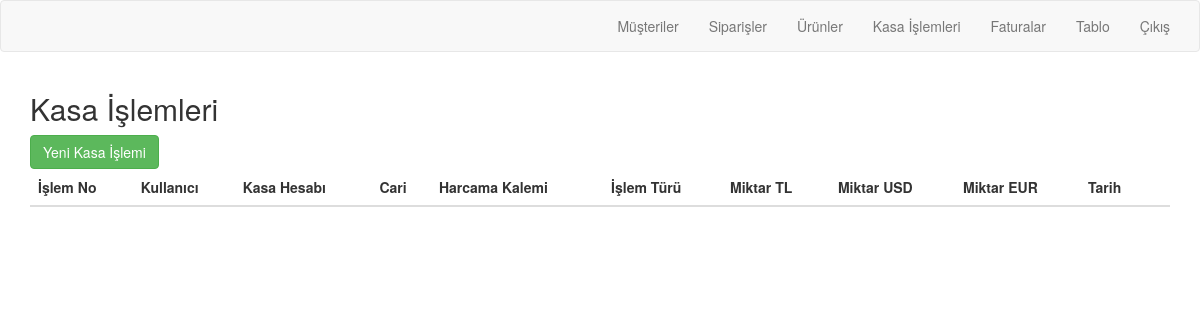
The page /order/payment_receipts/ (signed in) on the database as committed earlier.
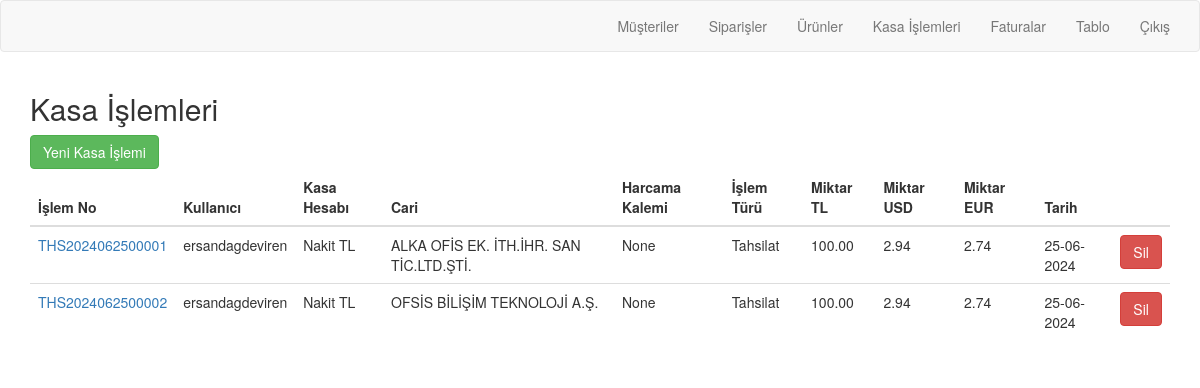
The same page on the database as committed later.
### order/models.py (models this page shows, shortened)
class PaymentReceipt(models.Model):
    RECEIPT = 'Tahsilat'
    PAYMENT = 'Tediye'
    TRANSACTION_TYPES = [
        (RECEIPT, 'Tahsilat'),
        (PAYMENT, 'Tediye'),
    ]
    user = models.ForeignKey(User, on_delete=models.CASCADE)
    cash_register = models.ForeignKey(CashRegister, on_delete=models.CASCADE)
    customer = models.ForeignKey(Customer, on_delete=models.PROTECT, null=True, blank=True)
    expense_item = models.ForeignKey(ExpenseItem, on_delete=models.CASCADE, null=True, blank=True)
    transaction_type = models.CharField(max_length=10, choices=TRANSACTION_TYPES)
    amount = models.DecimalField(max_digits=10, decimal_places=2)
    usd_amount = models.DecimalField(max_digits=10, decimal_places=2, editable=False, null=True)
    eur_amount = models.DecimalField(max_digits=10, decimal_places=2, editable=False, null=True)
    date = models.DateTimeField(default=timezone.now)
    transaction_number = models.CharField(max_length=20, unique=True, blank=True)

class CashRegister(models.Model):
    cash_code=models.CharField(max_length=255)
    name = models.CharField(max_length=255)
    balance = models.DecimalField(max_digits=10, decimal_places=2, default=0)
    def __str__(self):
        return self.name

class Customer(models.Model):
    user = models.ForeignKey(User, on_delete=models.CASCADE, related_name="user_customers",blank=True,null=True)
    customerCode = models.CharField(max_length=50)
    companyName = models.CharField(max_length=50)
    taxOffice = models.CharField(max_length=50)
    tax_number = models.CharField(max_length=50, blank=True)
    name = models.CharField(max_length=50, blank=True)
    middleName = models.CharField(max_length=50, blank=True)
    surname = models.CharField(max_length=50, blank=True)
    city = models.CharField(max_length=50)
    district = models.CharField(max_length=50)
    adress = models.CharField(max_length=250, blank=True)
    shipping_adress=models.CharField(max_length=250, blank=True)
    country = models.CharField(max_length=50, blank=True, default="Türkiye")
    email = models.EmailField(blank=True)
    telephone = models.CharField(max_length=11, blank=True)
    customerType = models.CharField(max_length=50, blank=True)
    contactPerson = models.CharField(max_length=50, blank=True)
    E_invoice=models.BooleanField(default=True)
    def __str__(self):
        return self.companyName

### order/views.py (the view)
# urls.py: path('payment_receipts/', views.payment_receipt_list, name='payment_receipt_list'),
@login_required
@user_passes_test(is_admin)
def payment_receipt_list(request):
    payment_receipts = PaymentReceipt.objects.all()
    return render(request, 'order/payment_receipt_list.html', {'payment_receipts': payment_receipts})

### order/views.py (called while the page is built)
def is_admin(user):
    return user.is_authenticated and user.is_staff

### order/Templates/order/payment_receipt_list.html (shortened to what this page needs)
{% extends "order/navbar.html" %}
{% block content %}
    <h2>Kasa İşlemleri</h2>
    <a href="{% url 'order:payment_receipt_create' %}" class="btn btn-success mb-2">Yeni Kasa İşlemi</a>
    <table class="table">
        <thead>
            <tr>
                <th>İşlem No</th>
                <th>Kullanıcı</th>
                <th>Kasa Hesabı</th>
                <th>Cari</th>
                <th>Harcama Kalemi</th>
                <th>İşlem Türü</th>
                <th>Miktar TL</th>
                <th>Miktar USD</th>
                <th>Miktar EUR</th>
                <th>Tarih</th>
                <th></th>
            </tr>
        </thead>
        <tbody>
            {% for payment_receipt in payment_receipts %}
                <tr>
                    <td><a href="{% url 'order:payment_receipt_detail' payment_receipt.pk %}">{{ payment_receipt.transaction_number }}</a></td>
                    <td>{{ payment_receipt.user }}</td>
                    <td>{{ payment_receipt.cash_register }}</td>
                    <td>{{ payment_receipt.customer }}</td>
                    <td>{{ payment_receipt.expense_item }}</td>
                    <td>{{ payment_receipt.get_transaction_type_display }}</td>
                    <td>{{ payment_receipt.amount }}</td>
                    <td>{{ payment_receipt.usd_amount }}</td>
                    <td>{{ payment_receipt.eur_amount }}</td>
                    <td>{{ payment_receipt.date|date:"d-m-Y" }}</td>
                    <td>
                        <form method="POST" action="{% url 'order:payment_receipt_delete' payment_receipt.pk %}" style="display:inline;">
                            <button type="submit" class="btn btn-danger">Sil</button>
                        </form>
                    </td>
                </tr>
            {% endfor %}
        </tbody>
    </table>
{% endblock %}

Rows that differ between the two databases and show on the page:
added PaymentReceipt: transaction_number "THS2024062500001", user "ersandagdeviren", cash_register "Nakit TL", customer "ALKA OFİS EK. İTH.İHR. SAN TİC.LTD.ŞTİ.", expense_item "None", transaction_type "Tahsilat", amount "100.00", usd_amount "2.94", eur_amount "2.74", date "25-06-2024"
added PaymentReceipt: transaction_number "THS2024062500002", user "ersandagdeviren", cash_register "Nakit TL", customer "OFSİS BİLİŞİM TEKNOLOJİ A.Ş.", expense_item "None", transaction_type "Tahsilat", amount "100.00", usd_amount "2.94", eur_amount "2.74", date "25-06-2024"
